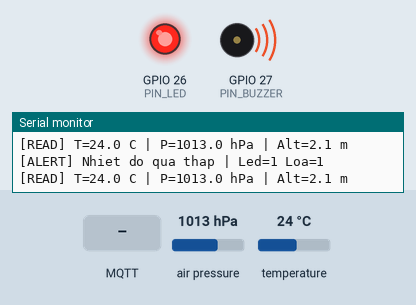
Recording of a program running on a simulated ESP32. Shown: output pins drawn as LEDs (lit = HIGH), buzzer (waves = sounding), the last lines printed to the serial monitor. The test bench sets the inputs (shaded band); at power-on: air pressure 1013 hPa, temperature 24 °C. WiFi joins after 1.5 s; servers stay silent unless stated; random numbers use the default seed unless the program sets one; no MQTT or app messages arrive unless stated.

Above: at 1.2 s.
1.3 s: MQTT message "MANUAL" arrives on the first subscribed topic
At 2.1 s:
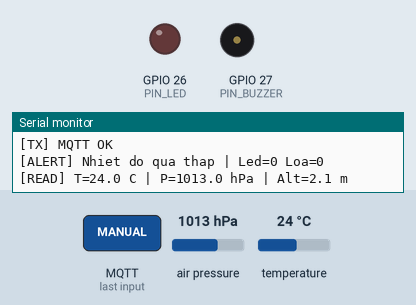
3.1 s: MQTT message "ON" arrives on the second subscribed topic
At 4.4 s:
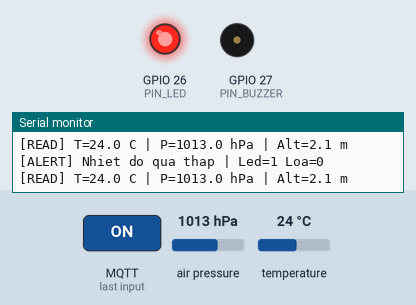
8.5 s: MQTT message "ON" arrives on the first subscribed topic
At 9.8 s:
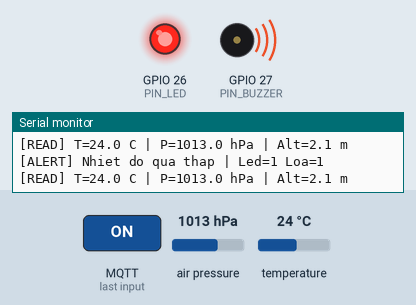
Timing chart, 0 to 11.1 s (numbered marks = the images above; inputs shaded):
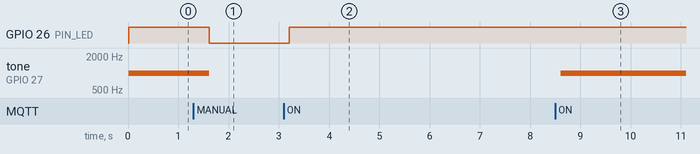

Measured:
- after the input at 1.3 s, GPIO 26 (PIN_LED): HIGH → LOW after 0.31 s; tone on GPIO 27 (PIN_BUZZER): 1000 Hz → silent after 0.31 s
- after the input at 3.1 s, GPIO 26 (PIN_LED): LOW → HIGH after 0.11 s
- after the input at 8.5 s, tone on GPIO 27 (PIN_BUZZER): silent → 1000 Hz after 0.11 s

The program:

main.cpp
```cpp
// Lab 3 - Đề 1: FreeRTOS cho hệ thống giám sát và cảnh báo người chạy
// ESP32 + BMP180 + MQTT (nâng cấp từ Lab 2)
// Họ tên: ................  Lớp: ................
#include <Arduino.h>
#include <WiFi.h>
#include <PubSubClient.h>
#include <Wire.h>
#include <Adafruit_BMP085.h>
#include <freertos/FreeRTOS.h>
#include <freertos/task.h>
#include <freertos/queue.h>
#include <freertos/semphr.h>

// ---------- Cấu hình (giữ nguyên như Lab 2 để dùng lại web) ----------
const char* WIFI_SSID = "Wokwi-GUEST";
const char* WIFI_PASS = "";
const char* MQTT_HOST = "broker.hivemq.com";
const uint16_t MQTT_PORT = 1883;
#define PREFIX "lab2_utc_runner01/"   // PHẢI trùng PREFIX trong index.html

#define PIN_SDA 21
#define PIN_SCL 22
#define PIN_LED 26
#define PIN_BUZZER 27

const float TEMP_LOW  = 35.0;   // °C, dưới ngưỡng -> cảnh báo
const float TEMP_HIGH = 38.5;   // °C, vượt ngưỡng -> cảnh báo
const float ALT_JUMP  = 3.0;    // m, độ cao đổi quá mức này giữa 2 lần đo (1 s) -> cảnh báo
const float SEA_LEVEL_PA = 101325;

// ---------- Kiểu dữ liệu đi qua hàng đợi ----------
struct SensorData { float temp; float pres; float alt; };   // vào "data Queue"
struct AlertData  { float temp; float alt; };               // vào "data Alert"

// Trạng thái dùng chung giữa các task, được bảo vệ bằng stateMutex
struct SharedState {
  bool autoMode;
  bool manualLed;
  bool manualBuzzer;
  bool ledOn;
  bool buzzerOn;
  char alert[48];
};

// ---------- Đối tượng toàn cục ----------
Adafruit_BMP085 bmp;
WiFiClient espClient;
PubSubClient mqtt(espClient);         // CHỈ Task truyền data được dùng

QueueHandle_t dataQueue;              // "data Queue": Task đọc -> Task truyền
QueueHandle_t alertQueue;             // "data Alert": Task đọc -> Task cảnh báo
SemaphoreHandle_t stateMutex;         // bảo vệ biến shared
SemaphoreHandle_t statusSem;          // semaphore nhị phân: báo Task truyền gửi lại trạng thái

SharedState shared = { true, false, false, false, false, "OK" };

// ---------- Điều khiển Loa ----------
void buzzerSet(bool on) {
#if ESP_ARDUINO_VERSION_MAJOR >= 3
  if (on) tone(PIN_BUZZER, 1000); else noTone(PIN_BUZZER);
#else
  ledcWriteTone(0, on ? 1000 : 0);
#endif
}

// ---------- Nhận lệnh từ Web (chạy bên trong Task truyền data) ----------
void onMessage(char* topic, byte* payload, unsigned int len) {
  char v[16];
  unsigned int n = len < sizeof(v) - 1 ? len : sizeof(v) - 1;
  for (unsigned int i = 0; i < n; i++) v[i] = toupper(payload[i]);
  v[n] = 0;

  xSemaphoreTake(stateMutex, portMAX_DELAY);
  if (!strcmp(topic, PREFIX "cmd/mode"))        shared.autoMode = (strcmp(v, "MANUAL") != 0);
  else if (!strcmp(topic, PREFIX "cmd/led"))    shared.manualLed = !strcmp(v, "ON");
  else if (!strcmp(topic, PREFIX "cmd/buzzer")) shared.manualBuzzer = !strcmp(v, "ON");
  xSemaphoreGive(stateMutex);

  xSemaphoreGive(statusSem);   // báo gửi lại trạng thái
}

void publishStatus() {
  SharedState s;
  xSemaphoreTake(stateMutex, portMAX_DELAY);
  s = shared;
  xSemaphoreGive(stateMutex);

  mqtt.publish(PREFIX "status/mode",   s.autoMode ? "AUTO" : "MANUAL", true);
  mqtt.publish(PREFIX "status/led",    s.ledOn ? "ON" : "OFF", true);
  mqtt.publish(PREFIX "status/buzzer", s.buzzerOn ? "ON" : "OFF", true);
  mqtt.publish(PREFIX "status/alert",  s.alert, true);
}

// =====================================================================
// TASK 1: TRUYỀN DATA - Core 0
// Kết nối WiFi; nếu thành công thì đọc "data Queue" và gửi lên MQTT broker
// =====================================================================
void taskTransmit(void* pv) {
  Serial.printf("[TX] Task truyen data chay tren Core %d\r\n", xPortGetCoreID());

  WiFi.begin(WIFI_SSID, WIFI_PASS, 6);
  while (WiFi.status() != WL_CONNECTED) vTaskDelay(pdMS_TO_TICKS(300));
  Serial.println("[TX] WiFi OK");

  mqtt.setServer(MQTT_HOST, MQTT_PORT);
  mqtt.setCallback(onMessage);

  SensorData d;
  for (;;) {
    if (WiFi.status() != WL_CONNECTED) {
      WiFi.reconnect();
      vTaskDelay(pdMS_TO_TICKS(1000));
      continue;
    }
    if (!mqtt.connected()) {
      String id = "esp32-rtos-" + String(random(0xffff), HEX);
      if (mqtt.connect(id.c_str())) {
        mqtt.subscribe(PREFIX "cmd/mode");
        mqtt.subscribe(PREFIX "cmd/led");
        mqtt.subscribe(PREFIX "cmd/buzzer");
        xSemaphoreGive(statusSem);          // gửi trạng thái ngay khi vừa kết nối
        Serial.println("[TX] MQTT OK");
      } else {
        Serial.printf("[TX] MQTT loi rc=%d\r\n", mqtt.state());
        vTaskDelay(pdMS_TO_TICKS(2000));
        continue;
      }
    }

    mqtt.loop();

    // Chờ tối đa 50 ms để lấy dữ liệu từ data Queue
    if (xQueueReceive(dataQueue, &d, pdMS_TO_TICKS(50)) == pdTRUE) {
      char buf[16];
      snprintf(buf, sizeof(buf), "%.1f", d.temp);
      mqtt.publish(PREFIX "sensor/temperature", buf);
      snprintf(buf, sizeof(buf), "%.1f", d.pres);
      mqtt.publish(PREFIX "sensor/pressure", buf);
      snprintf(buf, sizeof(buf), "%.1f", d.alt);
      mqtt.publish(PREFIX "sensor/altitude", buf);
    }

    // Có thay đổi trạng thái (từ Task cảnh báo hoặc lệnh Web) -> gửi lại
    if (xSemaphoreTake(statusSem, 0) == pdTRUE) publishStatus();
  }
}

// =====================================================================
// TASK 2: ĐỌC DATA - Core 1
// Đọc BMP180, in Serial, gửi đủ dữ liệu vào data Queue,
// gửi (nhiệt độ + độ cao) vào data Alert
// =====================================================================
void taskRead(void* pv) {
  Serial.printf("[READ] Task doc data chay tren Core %d\r\n", xPortGetCoreID());
  TickType_t last = xTaskGetTickCount();

  for (;;) {
    SensorData d;
    d.temp = bmp.readTemperature();                  // °C
    d.pres = bmp.readPressure() / 100.0f;            // hPa
    d.alt  = bmp.readAltitude(SEA_LEVEL_PA);         // m

    Serial.printf("[READ] T=%.1f C | P=%.1f hPa | Alt=%.1f m\r\n", d.temp, d.pres, d.alt);

    if (xQueueSend(dataQueue, &d, 0) != pdTRUE)
      Serial.println("[READ] data Queue day, bo mau nay");

    AlertData a = { d.temp, d.alt };
    xQueueSend(alertQueue, &a, 0);

    vTaskDelayUntil(&last, pdMS_TO_TICKS(1000));     // chu kỳ đúng 1 giây
  }
}

// =====================================================================
// TASK 3: CẢNH BÁO - Core 1
// Đọc data Alert, kiểm tra ngưỡng, điều khiển Led/Loa
// =====================================================================
void taskAlert(void* pv) {
  Serial.printf("[ALERT] Task canh bao chay tren Core %d\r\n", xPortGetCoreID());

  AlertData a;
  float prevAlt = NAN;
  char text[48] = "OK";

  for (;;) {
    // Chờ dữ liệu tối đa 200 ms; hết hạn vẫn chạy tiếp để kịp phản ứng với lệnh MANUAL
    if (xQueueReceive(alertQueue, &a, pdMS_TO_TICKS(200)) == pdTRUE) {
      char t[48];
      t[0] = 0;
      if (a.temp > TEMP_HIGH)      strcpy(t, "Nhiet do qua cao");
      else if (a.temp < TEMP_LOW)  strcpy(t, "Nhiet do qua thap");
      if (!isnan(prevAlt) && fabsf(a.alt - prevAlt) > ALT_JUMP) {
        if (t[0]) strcat(t, " + ");
        strcat(t, "Do cao thay doi dot ngot");
      }
      prevAlt = a.alt;
      strlcpy(text, t[0] ? t : "OK", sizeof(text));
    }

    xSemaphoreTake(stateMutex, portMAX_DELAY);
    bool changed = false;

    if (strcmp(shared.alert, text) != 0) {
      strlcpy(shared.alert, text, sizeof(shared.alert));
      changed = true;
    }

    bool alerting = (strcmp(text, "OK") != 0);
    bool wantLed  = shared.autoMode ? alerting : shared.manualLed;
    bool wantBuzz = shared.autoMode ? alerting : shared.manualBuzzer;

    if (wantLed != shared.ledOn) {
      shared.ledOn = wantLed;
      digitalWrite(PIN_LED, wantLed);
      changed = true;
    }
    if (wantBuzz != shared.buzzerOn) {
      shared.buzzerOn = wantBuzz;
      buzzerSet(wantBuzz);
      changed = true;
    }
    xSemaphoreGive(stateMutex);

    if (changed) {
      Serial.printf("[ALERT] %s | Led=%d Loa=%d\r\n", text, wantLed, wantBuzz);
      xSemaphoreGive(statusSem);
    }
  }
}

// ---------- Khởi tạo hệ thống ----------
void setup() {
  Serial.begin(115200);
  pinMode(PIN_LED, OUTPUT);
#if ESP_ARDUINO_VERSION_MAJOR < 3
  ledcSetup(0, 1000, 8);
  ledcAttachPin(PIN_BUZZER, 0);
#else
  pinMode(PIN_BUZZER, OUTPUT);
#endif

  Wire.begin(PIN_SDA, PIN_SCL);
  if (!bmp.begin()) {
    Serial.println("Khong tim thay BMP180! Kiem tra SDA/SCL.");
    while (true) delay(1000);
  }

  dataQueue  = xQueueCreate(10, sizeof(SensorData));
  alertQueue = xQueueCreate(5,  sizeof(AlertData));
  stateMutex = xSemaphoreCreateMutex();
  statusSem  = xSemaphoreCreateBinary();

  // (hàm, tên, stack (byte), tham số, ưu tiên, handle, core)
  xTaskCreatePinnedToCore(taskTransmit, "Task_TruyenData", 8192, NULL, 1, NULL, 0);
  xTaskCreatePinnedToCore(taskRead,     "Task_DocData",    4096, NULL, 2, NULL, 1);
  xTaskCreatePinnedToCore(taskAlert,    "Task_CanhBao",    4096, NULL, 3, NULL, 1);
}

void loop() {
  vTaskDelete(NULL);   // loop() không còn việc gì, xóa task mặc định
}
```
